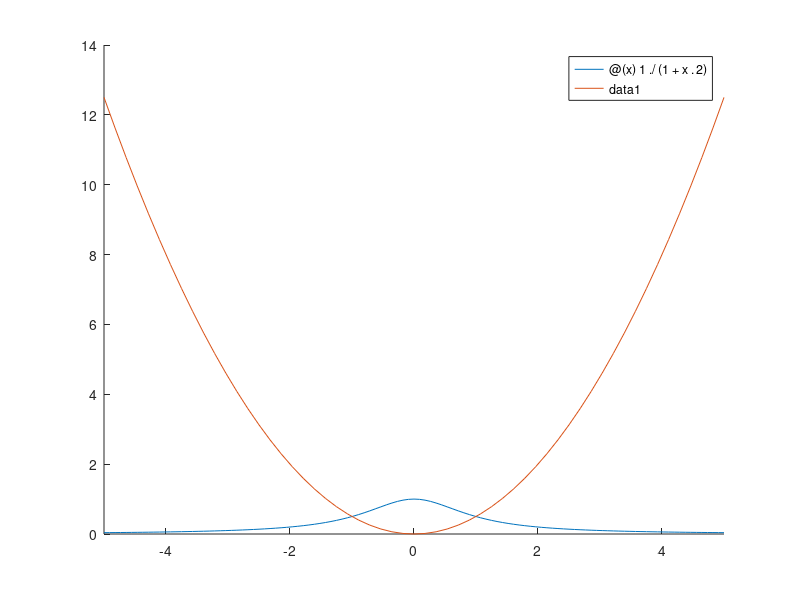

Here is the MATLAB script that generated this plot:
f1 = @(x) 1./(1 + x.^2);
f2 = @(x) x.^2/2;
F = @(x) f1(x) - f2(x);
hold on
fplot(f1);
fplot(f2);
hold off
x1 = fsolve(F, -1);
x2 = fsolve(F, 1);
opp = abs(integral(f1, x1, x2) - integral(f2, x1, x2));